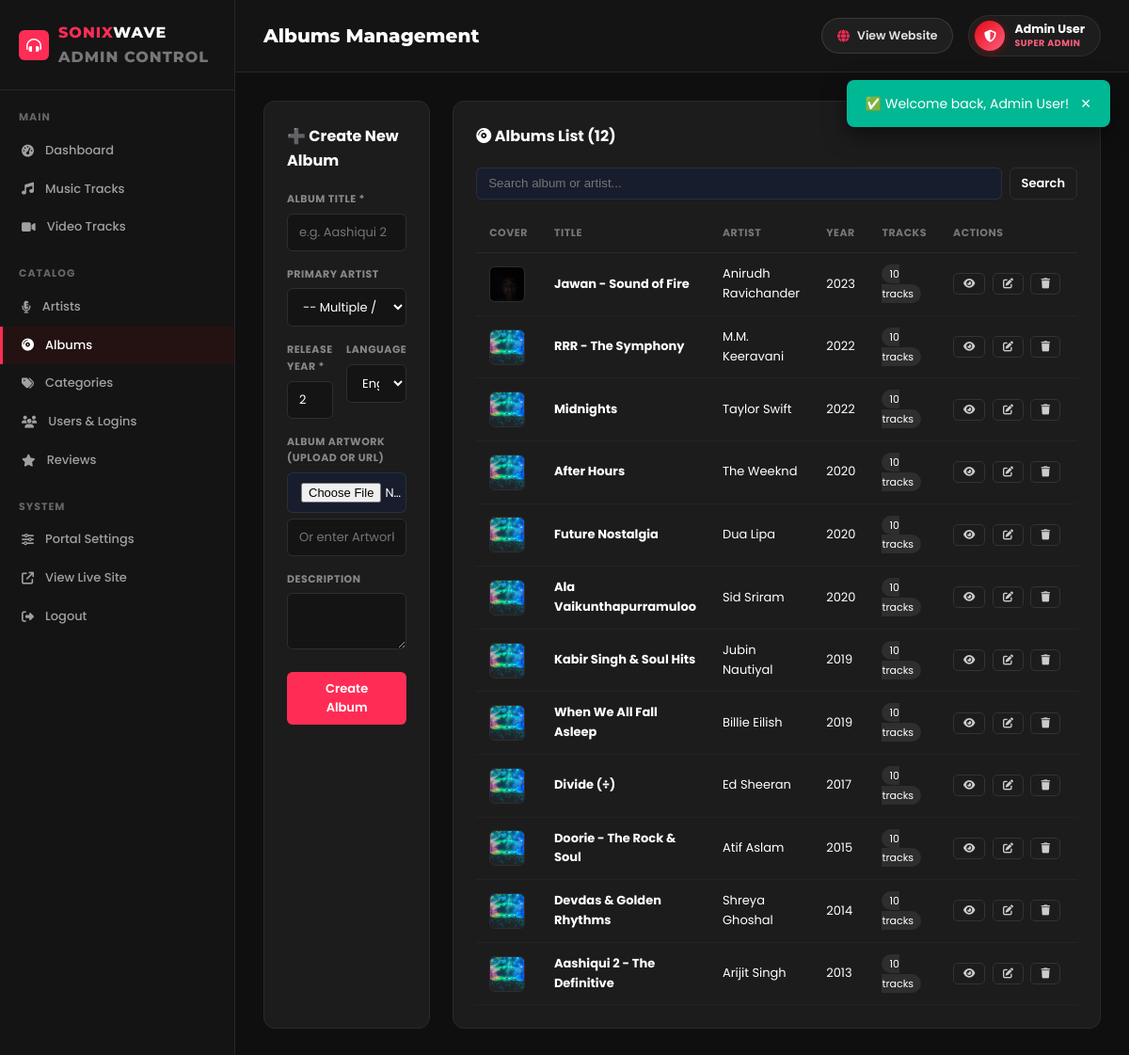
Page /admin/albums.php (signed in) on the committed database.
### tables this page shows
CREATE TABLE `albums` (
  `id` int(11) NOT NULL AUTO_INCREMENT,
  `title` varchar(150) NOT NULL,
  `artist_id` int(11) DEFAULT NULL,
  `year` year(4) NOT NULL,
  `cover_image` varchar(500) DEFAULT NULL,
  `description` text DEFAULT NULL,
  `language` varchar(50) DEFAULT NULL,
  `created_at` datetime DEFAULT current_timestamp(),
  PRIMARY KEY (`id`),
  KEY `artist_id` (`artist_id`),
  CONSTRAINT `albums_ibfk_1` FOREIGN KEY (`artist_id`) REFERENCES `artists` (`id`) ON DELETE SET NULL
);

CREATE TABLE `artists` (
  `id` int(11) NOT NULL AUTO_INCREMENT,
  `name` varchar(100) NOT NULL,
  `bio` text DEFAULT NULL,
  `image` varchar(500) DEFAULT NULL,
  `language` varchar(50) DEFAULT NULL,
  `created_at` datetime DEFAULT current_timestamp(),
  PRIMARY KEY (`id`)
);

### includes/auth.php (called while the page is built, shortened)
<?php
function resolveMediaUrl(?string $path, string $type = 'cover'): string {
    if (str_starts_with($path, 'http://') || str_starts_with($path, 'https://')) {
        return $path;
    }
    if ($type === 'cover') {
        return SITE_URL . '/assets/images/covers/' . ltrim($path, '/');
    } elseif ($type === 'music') {
        return SITE_URL . '/assets/uploads/music/' . ltrim($path, '/');
    } elseif ($type === 'video') {
        return SITE_URL . '/assets/uploads/videos/' . ltrim($path, '/');
    } elseif ($type === 'artist') {
        return SITE_URL . '/assets/images/artists/' . ltrim($path, '/');
    }
    return SITE_URL . '/' . ltrim($path, '/');
}
function clean(string $str): string {
    return htmlspecialchars(strip_tags(trim($str)));
}

### admin/albums.php (the view, shortened to what this page needs)
<?php
require_once __DIR__ . '/includes/admin-header.php';
$pdo = getDB();
$action = $_GET['action'] ?? 'list';
$langs   = $pdo->query("SELECT name FROM categories WHERE type='language' ORDER BY name ASC")->fetchAll(PDO::FETCH_COLUMN);
$editItem = null;
$q = trim($_GET['search'] ?? '');
$where = ['1=1'];
$params = [];
$stmt = $pdo->prepare("
    SELECT al.*, a.name as artist_name, COUNT(m.id) as track_count
    FROM albums al
    LEFT JOIN artists a ON al.artist_id = a.id
    LEFT JOIN music m ON m.album_id = al.id
    WHERE " . implode(' AND ', $where) . "
    GROUP BY al.id
    ORDER BY al.year DESC
");
$stmt->execute($params);
$albums = $stmt->fetchAll();
?>
<div class="admin-two-col">
  <div class="admin-box">
    <div class="box-head">
      <h3><?= $action === 'edit' ? '✏️ Edit Album' : '➕ Create New Album' ?></h3>
    </div>
    <form method="POST" enctype="multipart/form-data" class="admin-form">
      <div class="form-group">
        <label>Album Title *</label>
        <input type="text" name="title" value="<?= clean($editItem['title'] ?? '') ?>" required placeholder="e.g. Aashiqui 2">
      </div>
      <div class="form-group">
        <label>Primary Artist</label>
        <select name="artist_id">
          <option value="">-- Multiple / Soundtrack --</option>
        </select>
      </div>
      <div class="form-row">
        <div class="form-group">
          <label>Release Year *</label>
          <input type="number" name="year" min="1900" max="2099" value="<?= clean($editItem['year'] ?? date('Y')) ?>" required>
        </div>
        <div class="form-group">
          <label>Language</label>
          <select name="language">
            <?php foreach ($langs as $l): ?>
              <option value="<?= clean($l) ?>" <?= (isset($editItem) && $editItem['language'] === $l) ? 'selected' : '' ?>><?= clean($l) ?></option>
            <?php endforeach; ?>
          </select>
        </div>
      </div>
      <div class="form-group">
        <label>Album Artwork (Upload or URL)</label>
        <input type="file" name="cover_file" accept="image/*">
        <input type="text" name="cover_url" value="<?= clean($editItem['cover_image'] ?? '') ?>" placeholder="Or enter Artwork URL / Filename..." style="margin-top:6px;">
      </div>
      <div class="form-group">
        <label>Description</label>
        <textarea name="description" rows="2"><?= clean($editItem['description'] ?? '') ?></textarea>
      </div>
      <button type="submit" class="btn btn-primary"><?= $action === 'edit' ? 'Update Album' : 'Create Album' ?></button>
    </form>
  </div>
  <div class="admin-box">
    <div class="box-head">
      <h3><i class="fas fa-compact-disc"></i> Albums List (<?= count($albums) ?>)</h3>
    </div>
    <form method="GET" style="display:flex; gap:8px; margin-bottom:15px;">
      <input type="text" name="search" placeholder="Search album or artist..." value="<?= clean($q) ?>" style="padding:6px 12px; background:var(--dark-3); border:1px solid var(--border); color:#fff; border-radius:6px; flex:1;">
      <button type="submit" class="btn btn-outline" style="padding:6px 12px;">Search</button>
    </form>
    <table class="admin-table">
      <thead>
        <tr>
          <th>Cover</th>
          <th>Title</th>
          <th>Artist</th>
          <th>Year</th>
          <th>Tracks</th>
          <th>Actions</th>
        </tr>
      </thead>
      <tbody>
        <?php if (empty($albums)): ?>
          <tr><td colspan="6" style="text-align:center; padding:20px; color:var(--text-muted);">No albums found.</td></tr>
        <?php else: ?>
          <?php foreach ($albums as $al): ?>
          <tr>
            <td>
              <img src="<?= resolveMediaUrl($al['cover_image'], 'cover') ?>" width="38" height="38" style="border-radius:6px; object-fit:cover; border:1px solid var(--border);" onerror="this.onerror=null; this.src='<?= SITE_URL ?>/assets/images/covers/cover_pop.jpg';">
            </td>
            <td><strong><?= clean($al['title']) ?></strong></td>
            <td><?= clean($al['artist_name'] ?? 'Soundtrack') ?></td>
            <td><?= $al['year'] ?></td>
            <td><span class="badge-tag"><?= $al['track_count'] ?> tracks</span></td>
            <td style="white-space:nowrap;">
              <a href="<?= SITE_URL ?>/pages/album-detail.php?id=<?= $al['id'] ?>" target="_blank" class="tbl-btn" title="View Public Album"><i class="fas fa-eye"></i></a>
              <a href="<?= SITE_URL ?>/admin/albums.php?action=edit&id=<?= $al['id'] ?>" class="tbl-btn" title="Edit"><i class="fas fa-edit"></i></a>
              <a href="<?= SITE_URL ?>/admin/albums.php?action=delete&id=<?= $al['id'] ?>" class="tbl-btn danger" onclick="return confirm('Delete this album?')" title="Delete"><i class="fas fa-trash"></i></a>
            </td>
          </tr>
          <?php endforeach; ?>
        <?php endif; ?>
      </tbody>
    </table>
  </div>
</div>
<?php require_once __DIR__ . '/includes/admin-footer.php'; ?>

### assets/css/style.css (style rules this page uses)
:root { --primary: #ff2d55; --primary-gradient: linear-gradient(135deg, #ff2d55 0%, #ff5e3a 100%); --primary-glow: rgba(255, 45, 85, 0.4); --secondary: #ffb300; --accent: #00d2ff; --dark: #0a0b10; --dark-2: #111420; --dark-3: #181d2d; --dark-card: #151926; --dark-card-hover: #1c2235; --text-primary: #f8fafc; --text-secondary: #94a3b8; --text-muted: #64748b; --border: rgba(255, 255, 255, 0.08); --border-focus: rgba(255, 45, 85, 0.5); --card-radius: 14px; --transition: all 0.3s cubic-bezier(0.4, 0, 0.2, 1); --shadow-sm: 0 4px 12px rgba(0,0,0,0.3); --shadow-lg: 0 12px 32px rgba(0,0,0,0.6); --shadow-glow: 0 0 25px var(--primary-glow); }
* { margin:0; padding:0; box-sizing:border-box; }
body { font-family: 'Poppins', sans-serif; background-color: var(--dark); color: var(--text-primary); line-height: 1.6; overflow-x: hidden; }
a { color: inherit; text-decoration: none; }
img { max-width: 100%; display: block; }
.btn { padding: 8px 18px; border-radius: 6px; font-size: 13px; font-weight: 600; cursor: pointer; transition: var(--transition); display: inline-flex; align-items: center; gap: 8px; border: none; font-family: inherit; }
.btn-primary { background: var(--primary); color: #fff; }
.btn-outline { background: transparent; border: 1px solid var(--border); color: #fff; }
.card-lang, .badge-tag { background: rgba(255,255,255,0.08); padding: 2px 8px; border-radius: 12px; font-size: 11px; }
.form-group { margin-bottom: 16px; }
.form-group label { display: block; font-size: 12px; font-weight: 600; color: var(--text-secondary); margin-bottom: 6px; text-transform: uppercase; letter-spacing: 0.5px; }
.form-group input, .form-group select, .form-group textarea { width: 100%; background: var(--dark-3); border: 1px solid var(--border); padding: 10px 14px; color: #fff; border-radius: 6px; font-family: inherit; font-size: 13px; transition: var(--transition); }
.form-row { display: grid; grid-template-columns: 1fr 1fr; gap: 14px; }
body, .navbar, .nav-item, .search-input-wrapper, .user-pill-btn, .user-dropdown, .media-card, .album-card, .artist-card, .cat-card, .trending-item, .auth-box, .footer, .review-card, .review-form-col, .filters-bar, .detail-hero, .audio-player-card, .player-locked-card { transition: background-color 0.3s ease, color 0.3s ease, border-color 0.3s ease, box-shadow 0.3s ease !important; }

### assets/css/admin.css (style rules this page uses)
.admin-body { background: #0f0f0f; margin: 0; color: #fff; }
.admin-box { background: #1c1c1c; border: 1px solid #2a2a2a; border-radius: 12px; padding: 24px; margin-bottom: 24px; }
.box-head { display: flex; justify-content: space-between; align-items: center; margin-bottom: 20px; }
.box-head h3 { font-size: 16px; font-weight: 700; }
.admin-two-col { display: grid; grid-template-columns: 1fr 1fr; gap: 24px; }
.admin-table { width: 100%; border-collapse: collapse; }
.admin-table th { text-align: left; font-size: 11px; font-weight: 700; color: #777; text-transform: uppercase; letter-spacing: 0.5px; padding: 12px 14px; border-bottom: 1px solid #2a2a2a; }
.admin-table td { padding: 12px 14px; font-size: 13px; border-bottom: 1px solid rgba(255,255,255,0.03); }
.tbl-btn { display: inline-flex; align-items: center; justify-content: center; padding: 5px 10px; border: 1px solid #333; border-radius: 5px; font-size: 11px; color: #ccc; transition: all 0.2s; margin-right: 4px; }
.admin-form .form-group { margin-bottom: 16px; }
.admin-form label { display: block; font-size: 11px; font-weight: 700; text-transform: uppercase; color: #888; margin-bottom: 6px; }
.admin-form input[type="text"], .admin-form input[type="number"], .admin-form input[type="email"], .admin-form input[type="password"], .admin-form select, .admin-form textarea { width: 100%; background: #141414; border: 1px solid #2e2e2e; border-radius: 6px; padding: 9px 12px; color: #fff; font-family: inherit; font-size: 13px; }

### rows in the picture
albums: cover_image (picture), title "Jawan - Sound of Fire", artist.name "Anirudh Ravichander", year "2023", track_count "10"
albums: title "RRR - The Symphony", artist.name "M.M. Keeravani", year "2022", track_count "10"
albums: title "Midnights", artist.name "Taylor Swift", year "2022", track_count "10"
albums: title "After Hours", artist.name "The Weeknd", year "2020", track_count "10"
albums: title "Future Nostalgia", artist.name "Dua Lipa", year "2020", track_count "10"
albums: title "Ala Vaikunthapurramuloo", artist.name "Sid Sriram", year "2020", track_count "10"
albums: title "Kabir Singh & Soul Hits", artist.name "Jubin Nautiyal", year "2019", track_count "10"
albums: title "When We All Fall Asleep", artist.name "Billie Eilish", year "2019", track_count "10"
albums: title "Divide (÷)", artist.name "Ed Sheeran", year "2017", track_count "10"
albums: title "Doorie - The Rock & Soul", artist.name "Atif Aslam", year "2015", track_count "10"
albums: title "Devdas & Golden Rhythms", artist.name "Shreya Ghoshal", year "2014", track_count "10"
albums: title "Aashiqui 2 - The Definitive", artist.name "Arijit Singh", year "2013", track_count "10"

### other values in the picture
$flash['msg'] "Welcome back, Admin User!"
$adminTitle "Albums Management"
$_SESSION['user_name'] "Admin User"
count($albums) "12"
form field language "English"
